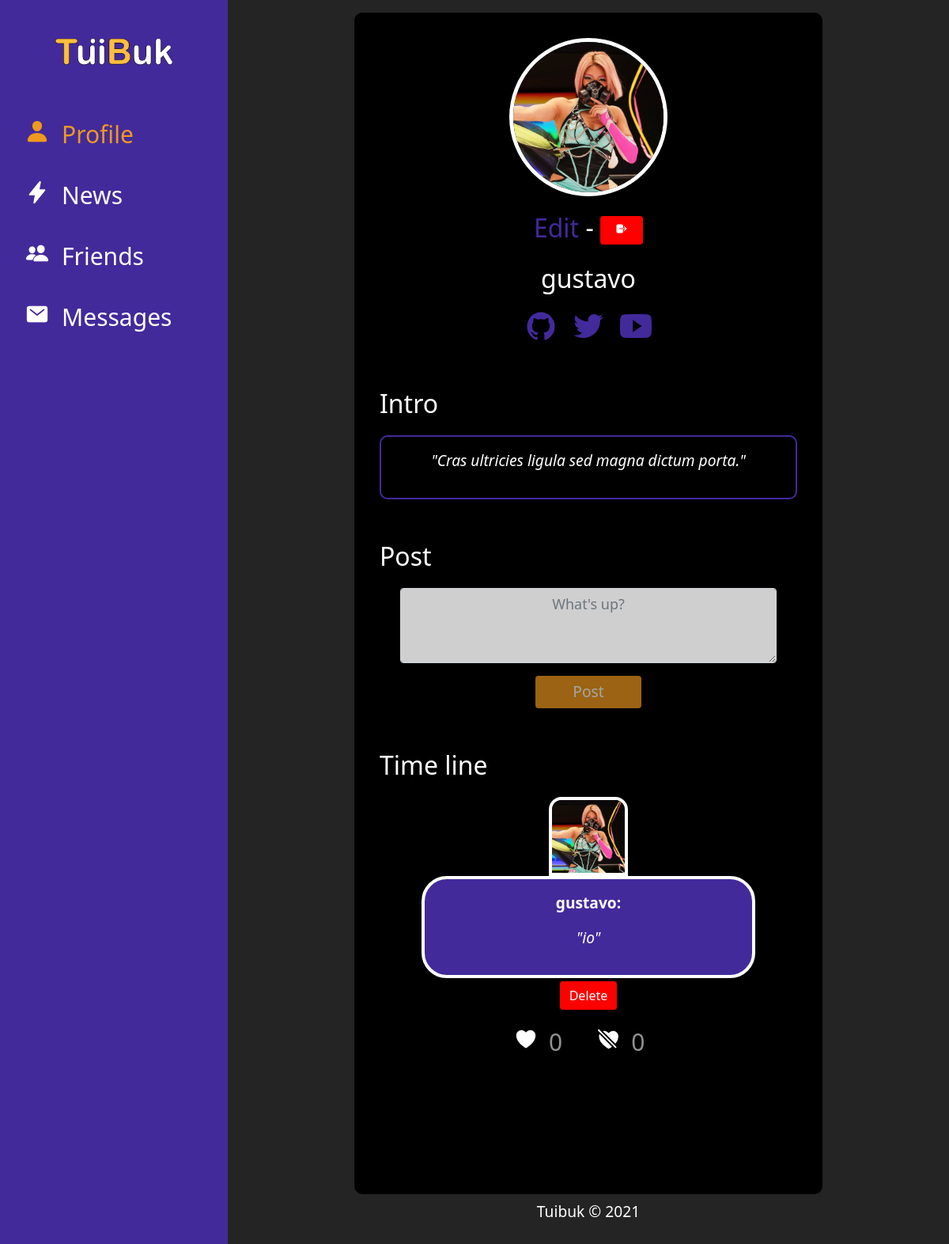
The app's page / (signed in), older data.
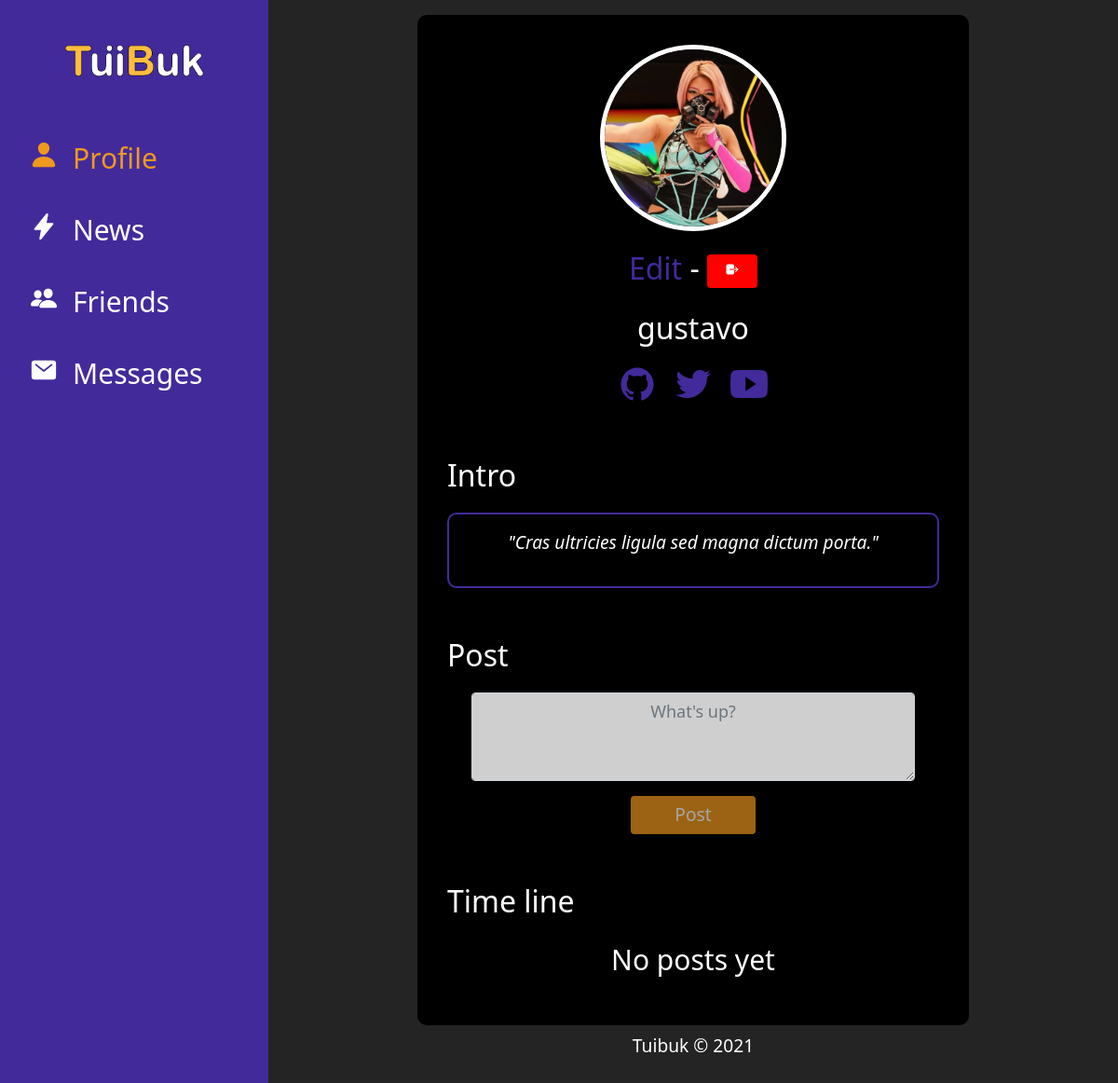
The same page, newer data.
### posts/models.py (models this page shows, shortened)
class PostUser(models.Model):
    owner = models.ForeignKey(User, on_delete=models.CASCADE, null=True)
    post_user = models.TextField()
    date_post = models.DateTimeField(auto_now_add=True)
    like_post = models.ManyToManyField(User, related_name='likes', blank=True)
    dislike_post = models.ManyToManyField(User, related_name='dislikes', blank=True)
    def total_likes(self):
        return self.like_post.count()
    def total_dislikes(self):
        return self.dislike_post.count()
    class Meta:
        verbose_name = 'Post'
        verbose_name_plural = 'Posts'
        ordering = ['-date_post']

### registration/models.py (models this page shows, shortened)
class Profile(models.Model):
    user_name = models.OneToOneField(User, on_delete=models.CASCADE)
    friend_user_code = models.CharField(max_length=15, unique=True, blank=True)
    img_profile = models.ImageField(upload_to = 'profiles', null=True, blank=True)
    intro = models.TextField(null=True, blank=True)
    birthday = models.DateField(null=True, blank=True, default=datetime.date.today)
    nationality = models.CharField(max_length=100, blank=True)
    sn_github = models.CharField(max_length=100, null=True, blank=True)
    sn_twitter = models.CharField(max_length=100, null=True, blank=True)
    sn_youtube = models.CharField(max_length=100, null=True, blank=True)
    friends = models.ManyToManyField(User, related_name='friends', blank=True)

### core/views.py (the view)
# urls.py: path('', CreatePost.as_view(), name='profile'),
class CreatePost(ListView):
    model = PostUser
    template_name = 'core/profile.html'
    def get_context_data(self, *args, **kwargs):
        context = super(CreatePost, self).get_context_data(**kwargs)
        context['posts'] = PostUser.objects.filter(owner=self.request.user)
        return context

### core/templates/core/profile.html (shortened to what the changed rows need)
{% extends 'base.html' %}
{% block content %}
{% load static %}
<div class="time-line-profile">
    {% if posts %}
        {% for element in posts %}
            <div class="content-target-profile">
                <div >
                    <div class="content-img-target-profile mx-auto">
                        {% if request.user.profile.img_profile %}
                            <img class="img-target-profile" src="{{request.user.profile.img_profile.url}}" alt="">
                        {% else %}
                            <img class="img-target-profile" src="{% static 'img/profile-default.jpg' %}" alt="">
                        {% endif %}
                    </div>
                </div>
                <div class="content-p-target-profile mx-auto">
                    <p class="p-name-target-profile">{{element.owner}}: </p>
                    <p class="p-target-profile">"{{element.post_user}}"</p>
                </div>
                <div class="text-center mt-1">
                    <a onclick="return abrir_modal('{% url 'post:delete' element.id 'profile' %}')" class="btn btn-danger" href="#">Delete</a>
                </div>
                <div class="like-dislike-container text-center mt-2">
                    <button class="btn-like-dislike {% if request.user in element.like_post.all %}like_active{% endif %}" id="likebtn_{{element.owner}}_{{element.id}}">
                        <ion-icon name="heart"></ion-icon>
                    </button>
                    <input class="input-like-dislike" type="number" name="" id="input_like_{{element.owner}}_{{element.id}}" value="{{element.total_likes}}" readonly>
                    <button class="btn-like-dislike {% if request.user in element.dislike_post.all %}dislike_active{% endif %}" id="dislikebtn_{{element.owner}}_{{element.id}}">
                        <ion-icon name="heart-dislike"></ion-icon>
                    </button>
                    <input class="input-like-dislike" type="number" name="" id="input_dislike_{{element.owner}}_{{element.id}}" value="{{element.total_dislikes}}" readonly>
                </div>
            </div>
        {% endfor %}
    {% else %}
        <div class="text-center">
            <p class="p-no-posts">No posts yet</p>
        </div>
    {% endif %}
</div>
{% endblock %}

Row changes from the older to the newer data that the page shows:
removed PostUser: user.profile.img_profile (picture), owner "gustavo", post_user "io", total_likes "0", total_dislikes "0"
Text that changed along with them:
text now shown: "No posts yet"
